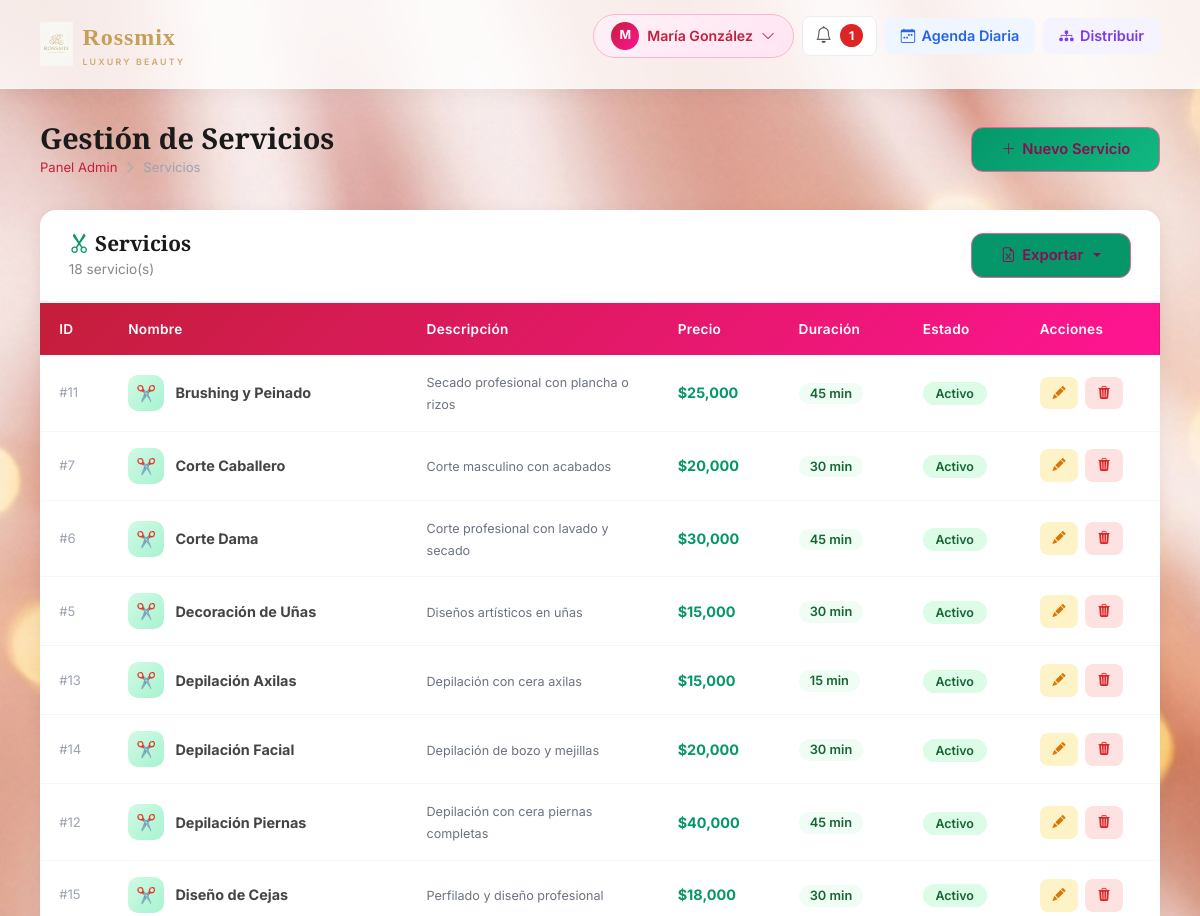
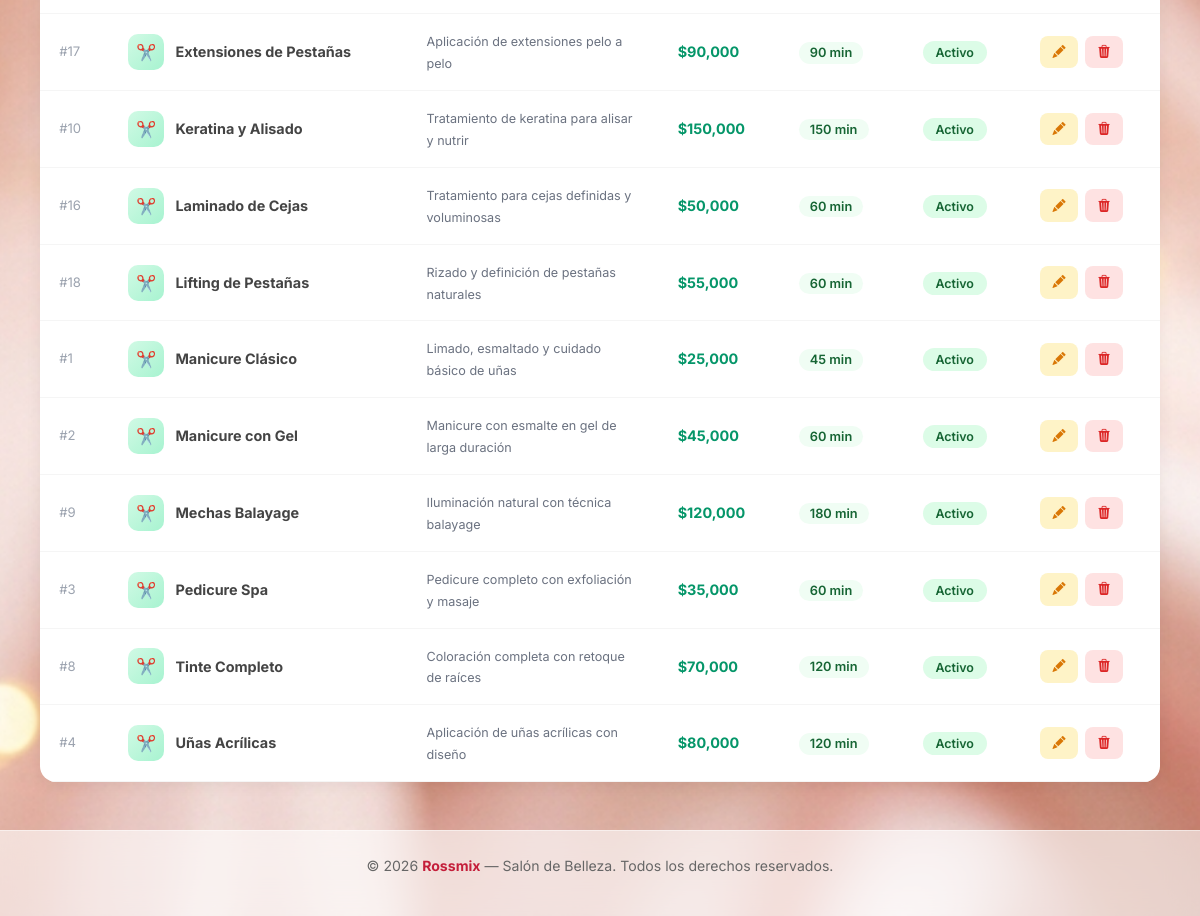
/admin/servicios (signed in), run on the app's committed database (2 pictures, top to bottom).
### app/models/usuario.py (models this page shows, shortened)
class Usuario(db.Model):
    __tablename__ = 'usuario'
    id = db.Column(db.Integer, primary_key=True)
    nombre = db.Column(db.String(100), nullable=False)
    email = db.Column(db.String(150), unique=True, nullable=False)
    telefono = db.Column(db.String(20), nullable=False)
    password = db.Column(db.String(200), nullable=False)
    tipo_usuario = db.Column(db.String(20), nullable=False)  # 'cliente' | 'admin' | 'especialista'
    fecha_registro = db.Column(db.DateTime, default=datetime.utcnow)
    activo = db.Column(db.Boolean, default=True)
    id_empleado = db.Column(db.Integer, db.ForeignKey('empleados.id_empleado', ondelete='SET NULL'), nullable=True)
    empleado_vinculado = db.relationship('Empleado', foreign_keys=[id_empleado], backref='usuario_cuenta', uselist=False)
    citas = db.relationship('Cita', backref='cliente', lazy=True, foreign_keys='Cita.id_cliente')
    notificaciones = db.relationship('Notificacion', backref='usuario', lazy=True)

### app/models/servicio.py (models this page shows, shortened)
class Servicio(db.Model):
    __tablename__ = 'servicios'
    id_servicio = db.Column(db.Integer, primary_key=True)
    nombre_servicio = db.Column(db.String(100), nullable=False)
    descripcion = db.Column(db.Text)
    precio_total = db.Column(db.Numeric(10, 2), nullable=False)
    duracion_minutos = db.Column(db.Integer, nullable=False)
    activo = db.Column(db.Boolean, default=True)
    citas = db.relationship('Cita', backref='servicio', lazy=True)
    empleados = db.relationship('Empleado', secondary='empleado_servicios', backref='servicios')

### app/views/admin/servicios.py (the view)
@admin_bp.route('/servicios')
@admin_required
def servicios():
    lista = Servicio.query.order_by(Servicio.nombre_servicio).all()
    return render_template('admin/servicios.html', servicios=lista)

### app/templates/admin/servicios.html (shortened to what this page needs)
{% extends 'base.html' %}
{% block content %}
<div class="page-header">
    <div>
        <h1>Gestión de Servicios</h1>
        <div class="breadcrumb-r">
            <a href="{{ url_for('dashboard_admin') }}">Panel Admin</a>
            <i class="bi bi-chevron-right"></i> <span>Servicios</span>
        </div>
    </div>
    <button onclick="abrirModalCrear()" class="btn-rossmix" style="background:linear-gradient(135deg,#059669,#10b981);">
        <i class="bi bi-plus-lg"></i> Nuevo Servicio
    </button>
</div>
<div class="r-card">
    <div class="r-card-header d-flex justify-content-between align-items-center">
        <div>
            <h2><i class="bi bi-scissors" style="color:#059669;"></i> Servicios</h2>
            <span style="font-size:0.85rem;color:#888;">{{ servicios|length }} servicio(s)</span>
        </div>
        <div class="dropdown">
            <button class="btn-rossmix dropdown-toggle" type="button" id="exportServiciosDropdown"
                    data-bs-toggle="dropdown" aria-expanded="false" style="background:#059669;">
                <i class="bi bi-file-earmark-excel"></i> Exportar
            </button>
        </div>
    </div>
    {% if servicios %}
    <div style="overflow-x:auto;">
        <table class="r-table">
            <thead>
                <tr><th>ID</th><th>Nombre</th><th>Descripción</th><th>Precio</th><th>Duración</th><th>Estado</th><th>Acciones</th></tr>
            </thead>
            <tbody>
                {% for svc in servicios %}
                <tr id="servicio-{{ svc.id_servicio }}">
                    <td style="color:#9ca3af;font-size:0.82rem;">#{{ svc.id_servicio }}</td>
                    <td>
                        <div style="display:flex;align-items:center;gap:0.7rem;">
                            <div style="width:36px;height:36px;border-radius:10px;
                                        background:linear-gradient(135deg,#d1fae5,#a7f3d0);
                                        display:flex;align-items:center;justify-content:center;
                                        font-size:1rem;flex-shrink:0;">✂️</div>
                            <strong>{{ svc.nombre_servicio }}</strong>
                        </div>
                    </td>
                    <td style="color:#6b7280;max-width:220px;">
                        <small>{{ (svc.descripcion[:55]+'…') if svc.descripcion and svc.descripcion|length>55 else (svc.descripcion or '—') }}</small>
                    </td>
                    <td><strong style="color:#059669;">${{ "{:,.0f}".format(svc.precio_total) }}</strong></td>
                    <td>
                        <span style="background:#f0fdf4;color:#166534;padding:0.2rem 0.7rem;border-radius:20px;font-size:0.8rem;font-weight:600;">
                            {{ svc.duracion_minutos }} min
                        </span>
                    </td>
                    <td>
                        {% if svc.activo %}<span class="badge-active">Activo</span>
                        {% else %}<span class="badge-inactive">Inactivo</span>{% endif %}
                    </td>
                    <td>
                        <div style="display:flex;gap:0.4rem;">
                            <button onclick="abrirModalEditar({{ svc.id_servicio }}, '{{ svc.nombre_servicio }}')"
                                    style="background:#fef3c7;color:#d97706;border:none;padding:0.4rem 0.8rem;
                                           border-radius:8px;font-size:0.82rem;font-weight:600;cursor:pointer;transition:all 0.2s;"
                                    title="Editar"
                                    onmouseover="this.style.background='#fde68a'" onmouseout="this.style.background='#fef3c7'">
                                <i class="bi bi-pencil-fill"></i>
                            </button>
                            <button onclick="confirmarEliminar({{ svc.id_servicio }}, '{{ svc.nombre_servicio }}')"
                                    style="background:#fee2e2;color:#dc2626;border:none;padding:0.4rem 0.8rem;
                                           border-radius:8px;font-size:0.82rem;font-weight:600;cursor:pointer;transition:all 0.2s;"
                                    title="Eliminar"
                                    onmouseover="this.style.background='#fecaca'" onmouseout="this.style.background='#fee2e2'">
                                <i class="bi bi-trash3-fill"></i>
                            </button>
                        </div>
                    </td>
                </tr>
                {% endfor %}
            </tbody>
        </table>
    </div>
    {% endif %}
</div>
{% endblock %}

### app/templates/base.html (shortened to what this page needs)
<!DOCTYPE html>
<html lang="es">
<head>
    <link rel="stylesheet" href="https://cdn.jsdelivr.net/npm/bootstrap-icons@1.11.3/font/bootstrap-icons.min.css">
    <link rel="stylesheet" href="https://cdn.jsdelivr.net/npm/bootstrap@5.3.2/dist/css/bootstrap.min.css">
</head>
<body>
<nav>
    <div class="nav-inner">
        <a href="{{ url_for('main.index') }}" class="logo">
            <img src="{{ url_for('static', filename='images/logo_rossmix.jpg') }}" alt="Rossmix Luxury Beauty">
            <span class="logo-text">Rossmix<small>Luxury Beauty</small></span>
        </a>
        <ul>
            {% if session.usuario_id %}
                <li class="profile-dropdown-wrap">
                    <a href="#" class="profile-btn" id="profileBtn">
                        <span class="avatar">{{ session.nombre[0]|upper }}</span>
                        {{ session.nombre|title }}
                        <i class="bi bi-chevron-down icon-small"></i>
                    </a>
                </li>
                <li class="nav-item-notif">
                    <a href="#" id="btnNotifs" title="Notificaciones" class="notif-button">
                        <i class="bi bi-bell icon-bell"></i>
                        {% if notificaciones_unread and notificaciones_unread > 0 %}
                            <span class="notif-count">{{ notificaciones_unread }}</span>
                        {% endif %}
                    </a>
                </li>
                {% if session.tipo_usuario == 'admin' %}
                    <li>
                        <a href="{{ url_for('admin.agenda_diaria') }}" class="nav-chip blue">
                            <i class="bi bi-calendar-week"></i> Agenda Diaria
                        </a>
                    </li>
                    <li>
                        <a href="{{ url_for('admin.citas_distribucion') }}" class="nav-chip purple">
                            <i class="bi bi-diagram-3-fill"></i> Distribuir
                        </a>
                    </li>
                {% elif session.tipo_usuario == 'especialista' %}
                    <li>
                        <a href="{{ url_for('especialista.citas_disponibles') }}" class="nav-chip pink">
                            <i class="bi bi-lightning-fill"></i> Disponibles
                        </a>
                    </li>
                {% else %}
                    <li><a href="{{ url_for('citas.agendar_paso1') }}" class="nav-chip pink"><i class="bi bi-plus-circle"></i> Agendar</a></li>
                {% endif %}
            {% else %}
                <li><a href="{{ url_for('main.index') }}">Inicio</a></li>
                <li><a href="{{ url_for('auth.login') }}">Iniciar Sesión</a></li>
                <li><a href="{{ url_for('auth.registro') }}" class="nav-chip pink">Registrarse</a></li>
            {% endif %}
        </ul>
    </div>
</nav>
<div class="page-wrap">
    {% block content %}{% endblock %}
</div>
<footer>
    <div class="footer-inner">
        <p>&copy; 2026 <strong>Rossmix</strong> — Salón de Belleza. Todos los derechos reservados.</p>
    </div>
</footer>
</body>
</html>

### data on the page
Usuario: nombre "María González"
Servicio: id_servicio "11", nombre_servicio "Brushing y Peinado", descripcion "Secado profesional con plancha o rizos", precio_total "25,000", duracion_minutos "45", activo "Activo"
Servicio: id_servicio "7", nombre_servicio "Corte Caballero", descripcion "Corte masculino con acabados", precio_total "20,000", duracion_minutos "30", activo "Activo"
Servicio: id_servicio "6", nombre_servicio "Corte Dama", descripcion "Corte profesional con lavado y secado", precio_total "30,000", duracion_minutos "45", activo "Activo"
Servicio: id_servicio "5", nombre_servicio "Decoración de Uñas", descripcion "Diseños artísticos en uñas", precio_total "15,000", duracion_minutos "30", activo "Activo"
Servicio: id_servicio "13", nombre_servicio "Depilación Axilas", descripcion "Depilación con cera axilas", precio_total "15,000", duracion_minutos "15", activo "Activo"
Servicio: id_servicio "14", nombre_servicio "Depilación Facial", descripcion "Depilación de bozo y mejillas", precio_total "20,000", duracion_minutos "30", activo "Activo"
Servicio: id_servicio "12", nombre_servicio "Depilación Piernas", descripcion "Depilación con cera piernas completas", precio_total "40,000", duracion_minutos "45", activo "Activo"
Servicio: id_servicio "15", nombre_servicio "Diseño de Cejas", descripcion "Perfilado y diseño profesional", precio_total "18,000", duracion_minutos "30", activo "Activo"
Servicio: id_servicio "17", nombre_servicio "Extensiones de Pestañas", descripcion "Aplicación de extensiones pelo a pelo", precio_total "90,000", duracion_minutos "90", activo "Activo"
Servicio: id_servicio "10", nombre_servicio "Keratina y Alisado", descripcion "Tratamiento de keratina para alisar y nutrir", precio_total "150,000", duracion_minutos "150", activo "Activo"
Servicio: id_servicio "16", nombre_servicio "Laminado de Cejas", descripcion "Tratamiento para cejas definidas y voluminosas", precio_total "50,000", duracion_minutos "60", activo "Activo"
Servicio: id_servicio "18", nombre_servicio "Lifting de Pestañas", descripcion "Rizado y definición de pestañas naturales", precio_total "55,000", duracion_minutos "60", activo "Activo"
Servicio: id_servicio "1", nombre_servicio "Manicure Clásico", descripcion "Limado, esmaltado y cuidado básico de uñas", precio_total "25,000", duracion_minutos "45", activo "Activo"
Servicio: id_servicio "2", nombre_servicio "Manicure con Gel", descripcion "Manicure con esmalte en gel de larga duración", precio_total "45,000", duracion_minutos "60", activo "Activo"
Servicio: id_servicio "9", nombre_servicio "Mechas Balayage", descripcion "Iluminación natural con técnica balayage", precio_total "120,000", duracion_minutos "180", activo "Activo"
Servicio: id_servicio "3", nombre_servicio "Pedicure Spa", descripcion "Pedicure completo con exfoliación y masaje", precio_total "35,000", duracion_minutos "60", activo "Activo"
Servicio: id_servicio "8", nombre_servicio "Tinte Completo", descripcion "Coloración completa con retoque de raíces", precio_total "70,000", duracion_minutos "120", activo "Activo"
Servicio: id_servicio "4", nombre_servicio "Uñas Acrílicas", descripcion "Aplicación de uñas acrílicas con diseño", precio_total "80,000", duracion_minutos "120", activo "Activo"

### other printed values
{{ session.nombre[0]|upper }} "M"
{{ notificaciones_unread }} "1"
{{ servicios|length }} "18"
